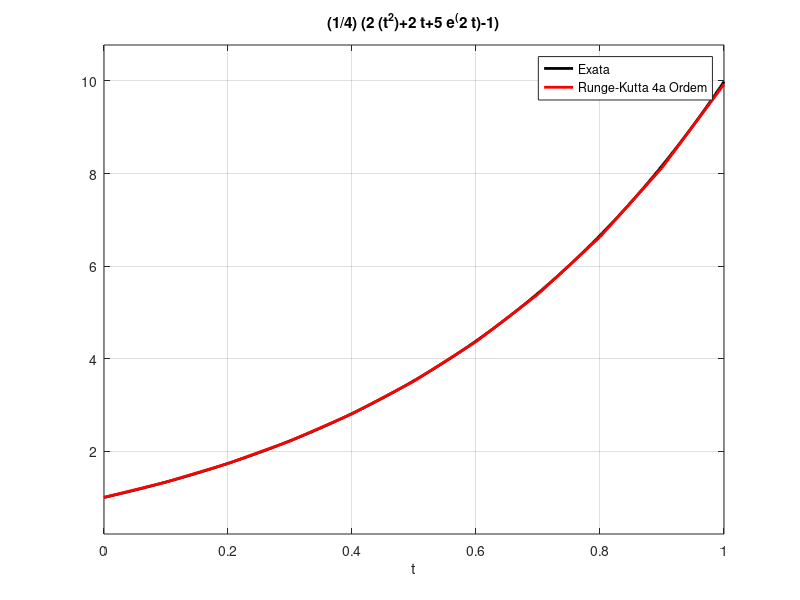

Here is the MATLAB script that generated this plot:
figure;

a = ezplot("(1/4)*(2*(t^2)+2*t+5*e^(2*t)-1)",[0,1])
set(a,"linewidth",2)
set(a,"color","k")

grid on
hold on

trk4 = [0, 0.1, 0.2, 0.3, 0.4, 0.5, 0.6, 0.7, 0.8, 0.9, 1.0]
yrk4 = [1.0, 1.330688703703704, 1.732218841106996, 2.218017440611446, 2.804474726597645, 3.511598063853375, 4.363810220271032, 5.390923797252771, 6.629330706079081, 8.123454148495481, 9.927521033281598]
rk4 = plot(trk4, yrk4)
set(rk4,"linewidth",2)
set(rk4,"color","r")

legend('Exata','Runge-Kutta 4a Ordem')
